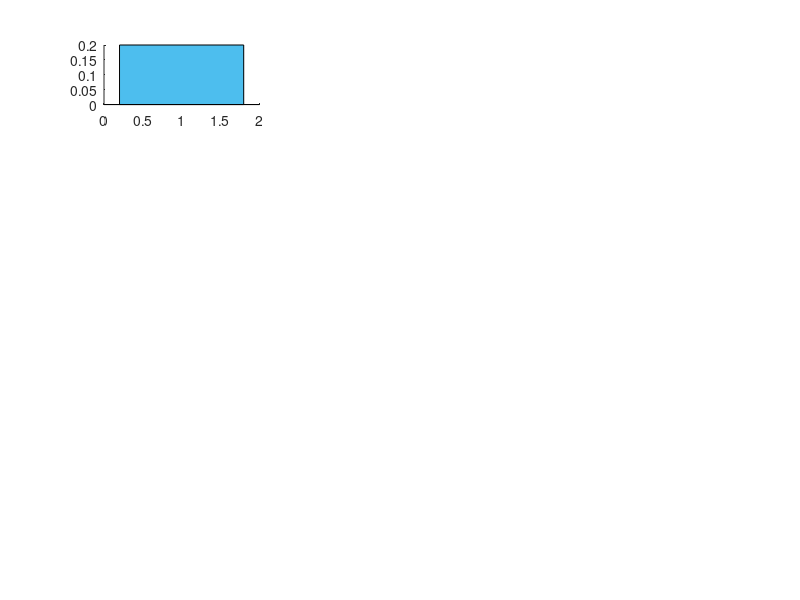

MATLAB code for this plot: (Note: this script raises an error after producing the figure.)
m = [2,2,10,100]*.1;
c = [2,10,2,20]*.1;
k = [10,2,2,20]*.1;

m = [2,2,10,2,2]*.1;
c = [2,10,2,10,10]*.1;
k = [10,2,2,2,2]*.1;

omega_n = sqrt(k./m);
omega = [omega_n(2),omega_n(2),omega_n(2),.05*omega_n(2),20*omega_n(2)];

nrows = 5;
ncols = 3;

X = 1./sqrt( (k - m.*omega.^2).^2 + (c.*omega).^2 );

phi = atan2(c.*omega,k - m.*omega.^2);

T = 2*pi./omega;


h = figure;

clines = lines(7);
cmap = [clines(5,:);clines(7,:);clines(6,:)];
alpha = {'A','B','C','D','E','F','G','H','I','J','K','L','M','N','O'};

for i=1:nrows
    %Bar graph of parameter values
    subplot(nrows,ncols,ncols*(i-1)+1)
%     bar(1:3,[m(i),c(i),k(i)])
    bar(1,m(i),'FaceColor',cmap(3,:),'EdgeAlpha',0)
    hold on
    bar(2,c(i),'FaceColor',cmap(2,:),'EdgeAlpha',0)
    bar(3,k(i),'FaceColor',cmap(1,:),'EdgeAlpha',0)
    xticks([1,2,3])
    xticklabels({'m','c','k'})
    title([alpha{ncols*(i-1)+1}','. Parameter values'])
    
    %Vector representation
    subplot(nrows,ncols,ncols*(i-1)+2)
    xmax = 1.25;
    
    thsamp = linspace(0,pi);
    plot(cos(thsamp),sin(thsamp),'-.','color',[.5,.5,.5]);
    hold on    
    arrF = plot([0,cos(phi(i))],[0,sin(phi(i))],'k--');
    arrK = plot([0,k(i)*X(i)],[0,0],'color',cmap(1,:));
    arrC = plot([k(i)*X(i),k(i)*X(i)],[0,c(i)*omega(i)*X(i)],'color',cmap(2,:));
    arrM = plot([k(i)*X(i),k(i)*X(i)-m(i)*omega(i)^2*X(i)],[c(i)*omega(i)*X(i),c(i)*omega(i)*X(i)],'color',cmap(3,:));    
    axis equal
    xlim([-xmax,xmax])
    ylim([0,xmax])
    title([alpha{ncols*(i-1)+2}','. Phasor plot, r = ',num2str(omega(i)/omega_n(i))])
    if i == nrows
        legend('','applied force','elas/grav force','viscous force','inertial force','location','southeast')
    end
    
    %Response
    t = linspace(0,3*T(i),300);
    subplot(nrows,ncols,ncols*(i-1)+3)
    plot(t,cos(omega(i)*t),'k--')
    hold on
    plot(t,X(i)*cos(omega(i)*t-phi(i)),'color',cmap(1,:))
    title([alpha{ncols*(i-1)+3}','. Steady state response'])
    if i == nrows
        legend('applied force','displacement','location','southeast')
    end
    xlabel('time (s)')
    ylabel('force or displacement')
end

h.Position(2) = 0;
h.Position(3) = 650;
h.Position(4) = 750;
